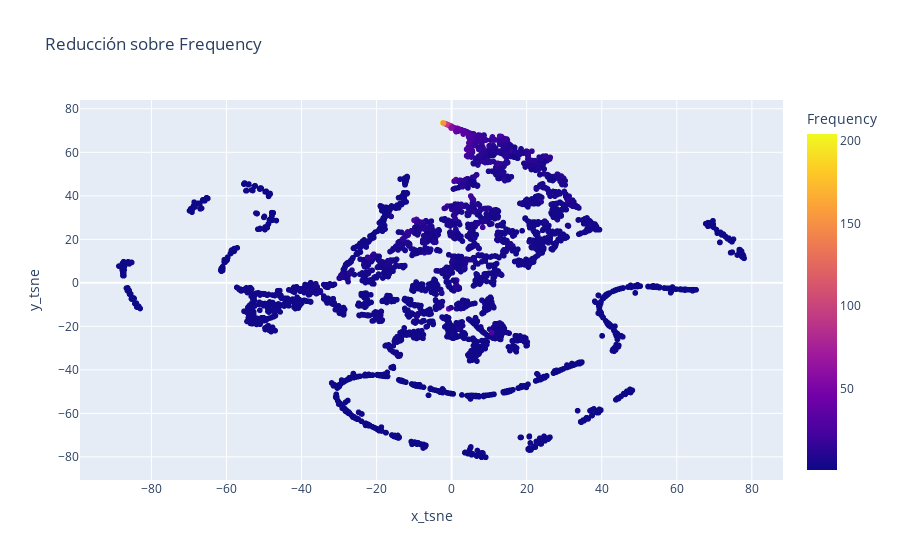

The code cell stored with this chart in its notebook:
### Code cell
# Outliers entorpesen la visualización
px.scatter(new_df, x="x_tsne", y="y_tsne", color="Frequency", title="Reducción sobre Frequency")

### Figure 1 — Plotly figure (JSON) as saved in the notebook; plotly's stock layout.template omitted (floating-point values rounded to 4 significant figures; data arrays with more than 128 entries replaced by an {"elided": "..."} marker saying what was removed)
{"data": [{"hovertemplate": "x_tsne=%{x}<br>y_tsne=%{y}<br>Frequency=%{marker.color}<extra></extra>", "legendgroup": "", "marker": {"color": {"elided": "4314 int values"}, "coloraxis": "coloraxis", "symbol": "circle"}, "mode": "markers", "name": "", "showlegend": false, "type": "scattergl", "x": {"elided": "4314 float values"}, "xaxis": "x", "y": {"elided": "4314 float values"}, "yaxis": "y"}], "layout": {"coloraxis": {"colorbar": {"title": {"text": "Frequency"}}, "colorscale": [[0, "#0d0887"], [0.1111, "#46039f"], [0.2222, "#7201a8"], [0.3333, "#9c179e"], [0.4444, "#bd3786"], [0.5556, "#d8576b"], [0.6667, "#ed7953"], [0.7778, "#fb9f3a"], [0.8889, "#fdca26"], [1, "#f0f921"]]}, "legend": {"tracegroupgap": 0}, "title": {"text": "Reducción sobre Frequency"}, "xaxis": {"anchor": "y", "domain": [0, 1], "title": {"text": "x_tsne"}}, "yaxis": {"anchor": "x", "domain": [0, 1], "title": {"text": "y_tsne"}}}}
